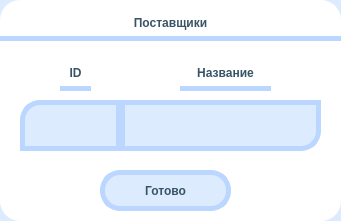
<?xml version="1.0" encoding="UTF-8"?>
<!-- MainWindow UI code for CRM application
Copyright(C) 2022 Plnguins

This program is free software : you can redistribute it and / or modify
it under the terms of the GNU Affero General Public License as published
by the Free Software Foundation, either version 3 of the License, or
(at your option) any later version.

This program is distributed in the hope that it will be useful,
but WITHOUT ANY WARRANTY; without even the implied warranty of
MERCHANTABILITY or FITNESS FOR A PARTICULAR PURPOSE.See the
GNU Affero General Public License for more details.

You should have received a copy of the GNU Affero General Public License
along with this program.If not, see < https:  // www.gnu.org/licenses/>. -->
<ui version="4.0">
 <class>Form</class>
 <widget class="QWidget" name="Form">
  <property name="geometry">
   <rect>
    <x>0</x>
    <y>0</y>
    <width>341</width>
    <height>221</height>
   </rect>
  </property>
  <property name="windowTitle">
   <string>Form</string>
  </property>
  <widget class="QLineEdit" name="CommentsEnter">
   <property name="geometry">
    <rect>
     <x>120</x>
     <y>100</y>
     <width>201</width>
     <height>51</height>
    </rect>
   </property>
   <property name="styleSheet">
    <string notr="true">	font: 12pt &quot;Comfortaa&quot;;
	font: bold;
	color:  rgb(56, 84, 102);	
	background-color: rgb(221, 235, 255);
	border: 5px solid #BBD6FF ;
	border-bottom-right-radius:20px;</string>
   </property>
  </widget>
  <widget class="QLabel" name="ID">
   <property name="geometry">
    <rect>
     <x>60</x>
     <y>60</y>
     <width>31</width>
     <height>31</height>
    </rect>
   </property>
   <property name="styleSheet">
    <string notr="true">	font: 12pt &quot;Comfortaa&quot;;
	font: bold;
	color:  rgb(56, 84, 102);
	border: 5px solid #BBD6FF ;
	border-top: transparent;
	border-left: transparent;
	border-right: transparent;</string>
   </property>
   <property name="text">
    <string>ID</string>
   </property>
   <property name="alignment">
    <set>Qt::AlignCenter</set>
   </property>
  </widget>
  <widget class="QPushButton" name="Apply">
   <property name="geometry">
    <rect>
     <x>100</x>
     <y>170</y>
     <width>131</width>
     <height>41</height>
    </rect>
   </property>
   <property name="styleSheet">
    <string notr="true">QPushButton#Apply:!pressed {
    font: 12pt &quot;Comfortaa&quot;;
	font: bold;
	color:  rgb(56, 84, 102);	
	background-color: rgb(221, 235, 255);
	border: 5px solid #BBD6FF ;
	border-radius:20px;
 }

QPushButton#Apple {
    font: 12pt &quot;Comfortaa&quot;;
	font: bold;
	color:  rgb(56, 84, 102);	
	background-color: rgb(221, 235, 255);
	border: 5px solid #BBD6FF ;
	border-radius:20px;;
 }

QPushButton#Apply:hover {
    font: 12pt &quot;Comfortaa&quot;;
	font: bold;
	color:  rgb(56, 84, 102);	
	background-color: rgb(165, 199, 250);
	border: 5px solid #75ACFF;
	border-radius:20px;
 }


QPushButton#Apply:pressed {
    font: 12pt &quot;Comfortaa&quot;;
	font: bold;
	color:  rgb(56, 84, 102);	
	background-color: rgb(165, 199, 250);
	border: 5px solid #75ACFF;
	border-radius:20px;
 }</string>
   </property>
   <property name="text">
    <string>Готово</string>
   </property>
  </widget>
  <widget class="QLabel" name="IDEnter">
   <property name="geometry">
    <rect>
     <x>20</x>
     <y>100</y>
     <width>101</width>
     <height>51</height>
    </rect>
   </property>
   <property name="styleSheet">
    <string notr="true">	font: 12pt &quot;Comfortaa&quot;;
	font: bold;
	color:  rgb(56, 84, 102);	
	background-color: rgb(221, 235, 255);
	border: 5px solid #BBD6FF ;
	border-top-left-radius: 20px;</string>
   </property>
   <property name="text">
    <string/>
   </property>
  </widget>
  <widget class="QLabel" name="Comments">
   <property name="geometry">
    <rect>
     <x>180</x>
     <y>60</y>
     <width>91</width>
     <height>31</height>
    </rect>
   </property>
   <property name="styleSheet">
    <string notr="true">	font: 12pt &quot;Comfortaa&quot;;
	font: bold;
	color:  rgb(56, 84, 102);
	border: 5px solid #BBD6FF ;
	border-top: transparent;
	border-left: transparent;
	border-right: transparent;</string>
   </property>
   <property name="text">
    <string>Название</string>
   </property>
   <property name="alignment">
    <set>Qt::AlignCenter</set>
   </property>
  </widget>
  <widget class="QLabel" name="BackgroundRounded">
   <property name="geometry">
    <rect>
     <x>0</x>
     <y>0</y>
     <width>341</width>
     <height>221</height>
    </rect>
   </property>
   <property name="styleSheet">
    <string notr="true">background-color :rgb(255, 255, 255);
border-radius: 20px;</string>
   </property>
   <property name="text">
    <string/>
   </property>
  </widget>
  <widget class="QLabel" name="tableName">
   <property name="geometry">
    <rect>
     <x>0</x>
     <y>10</y>
     <width>341</width>
     <height>31</height>
    </rect>
   </property>
   <property name="styleSheet">
    <string notr="true">	font: 12pt &quot;Comfortaa&quot;;
	font: bold;
	color:  rgb(56, 84, 102);
	border: 5px solid #BBD6FF ;
	border-top: transparent;
	border-left: transparent;
	border-right: transparent;</string>
   </property>
   <property name="text">
    <string>Поставщики</string>
   </property>
   <property name="alignment">
    <set>Qt::AlignCenter</set>
   </property>
  </widget>
  <widget class="QLabel" name="Background">
   <property name="geometry">
    <rect>
     <x>0</x>
     <y>0</y>
     <width>1141</width>
     <height>311</height>
    </rect>
   </property>
   <property name="styleSheet">
    <string notr="true">background-color:rgb(221, 235, 255);</string>
   </property>
   <property name="text">
    <string/>
   </property>
  </widget>
  <zorder>Background</zorder>
  <zorder>BackgroundRounded</zorder>
  <zorder>Comments</zorder>
  <zorder>CommentsEnter</zorder>
  <zorder>ID</zorder>
  <zorder>IDEnter</zorder>
  <zorder>tableName</zorder>
  <zorder>Apply</zorder>
 </widget>
 <resources/>
 <connections/>
</ui>
